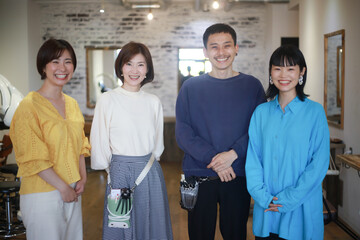
#> input picture face2.jpg, 360 x 240 px, found by its file name
$ python face_mosaic.py
#> lines starting #> are read from the running program, lines starting #| are printed output that depends on the picture; after the words box and inside, x2 and y2 are one past the last pixel; in counts of white or black regions, pixels touching at a corner belong together
import cv2

# カスケード分類器の読み込み
cascade_path = cv2.data.haarcascades + "haarcascade_frontalface_default.xml"
face_cascade = cv2.CascadeClassifier(cascade_path)

# 画像の読み込み
img = cv2.imread("face2.jpg")
#> img is the input picture: shape (240, 360, 3); mean B, G, R 126, 124.1, 119

# グレースケール変換
gray = cv2.cvtColor(img, cv2.COLOR_BGR2GRAY)
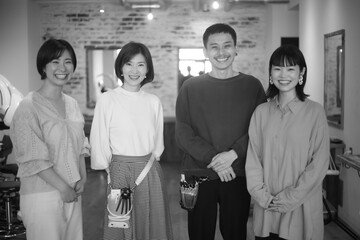
#> gray: shape (240, 360); min 0, max 255, mean 122.8

# 顔検出
faces = face_cascade.detectMultiScale(
    gray,
    scaleFactor=1.05,
    minNeighbors=5,
    minSize=(30, 30)
)
#> faces = [[202, 31, 39, 39], [43, 49, 37, 37], [118, 52, 34, 34], [268, 56, 34, 34]]

# 顔部分にモザイク処理
for (x, y, w, h) in faces:

    # 顔部分を切り出し
    face = img[y:y+h, x:x+w]

    # 縮小
    small = cv2.resize(face, (20, 20))

    # 拡大（モザイク化）
    mosaic = cv2.resize(small, (w, h), interpolation=cv2.INTER_NEAREST)

    # 元画像に戻す
    img[y:y+h, x:x+w] = mosaic
#> this loop made 4 passes
#> pass 1, `small = cv2.resize(face, (20, 20))`:
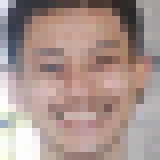
#> small: shape (20, 20, 3) (shown 8 times larger); mean B, G, R 142.1, 148.1, 169.1
#> pass 1, `mosaic = cv2.resize(small, (w, h), interpolation=cv2.INTER_NEAREST)`:
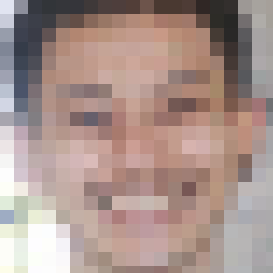
#> mosaic: shape (39, 39, 3) (shown 7 times larger); mean B, G, R 140.8, 147.1, 168.8
#> pass 2, `face = img[y:y+h, x:x+w]`:
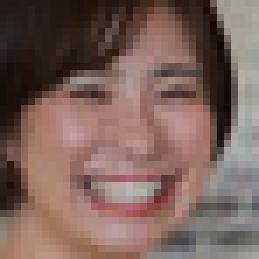
#> face: shape (37, 37, 3) (shown 7 times larger); mean B, G, R 91.8, 98.9, 123.8
#> after the loop:
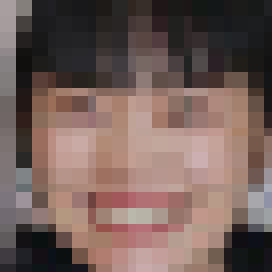
#> face: shape (34, 34, 3) (shown 8 times larger); mean B, G, R 89.8, 95.1, 116.1
#> after the loop:
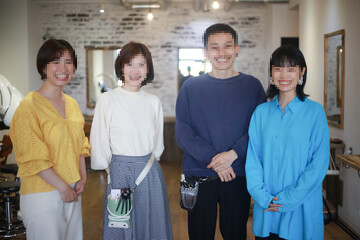
#> img: shape (240, 360, 3); 5.92% of pixels changed, all inside (x1, y1, x2, y2) = (43, 31, 302, 90)
#> after the loop:
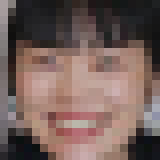
#> small: shape (20, 20, 3) (shown 8 times larger); mean B, G, R 90.5, 95.9, 117.1

# ウィンドウ設定
cv2.namedWindow("Face Mosaic", cv2.WINDOW_NORMAL)
cv2.resizeWindow("Face Mosaic", 550, 400)

# 表示
cv2.imshow("Face Mosaic", img)

print("検出人数:", len(faces))
#| 検出人数: 4

cv2.waitKey(0)
cv2.destroyAllWindows()

$ run again, with face3.jpg copied over face2.jpg
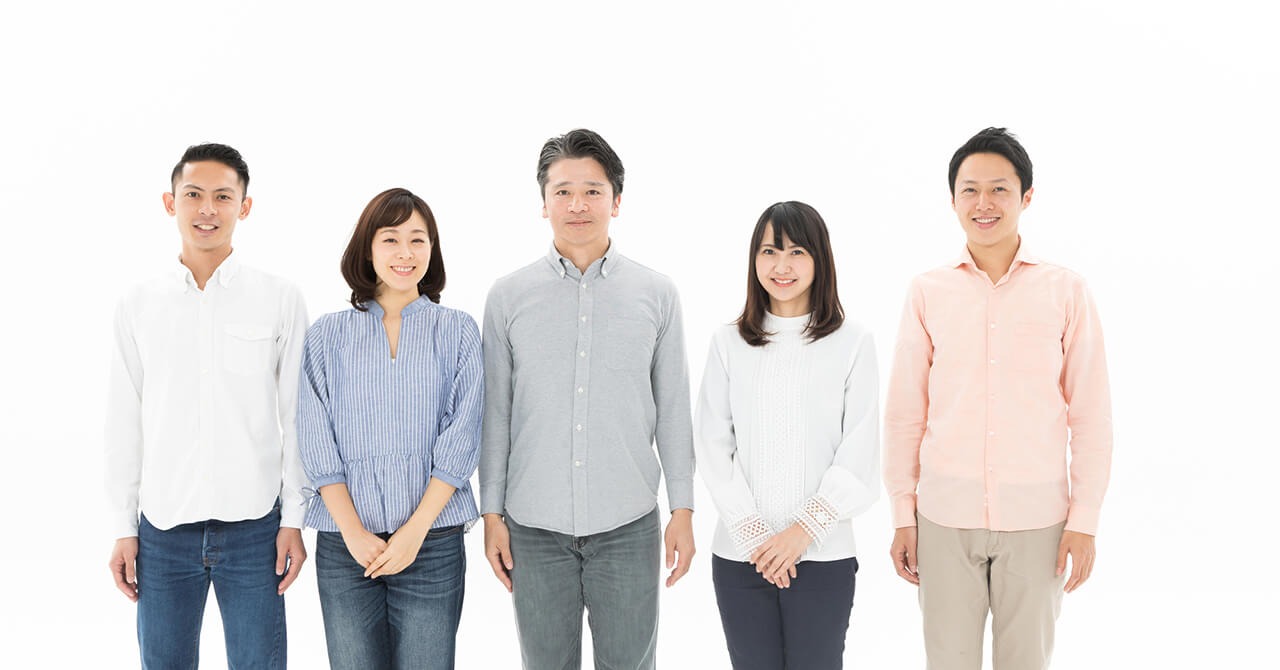
#> input picture face3.jpg, 1280 x 670 px, found by its file name
#> img is the input picture: shape (670, 1280, 3); mean B, G, R 220.4, 220.7, 223.5
#> faces = [[398, 601, 50, 50], [945, 159, 80, 80], [177, 204, 59, 59], [168, 164, 82, 82], [366, 213, 74, 74], [534, 157, 88, 88], [749, 225, 75, 75]]
#> the loop `for (x, y, w, h) in faces:` made 7 passes
#> after the loop `for (x, y, w, h) in faces:`:
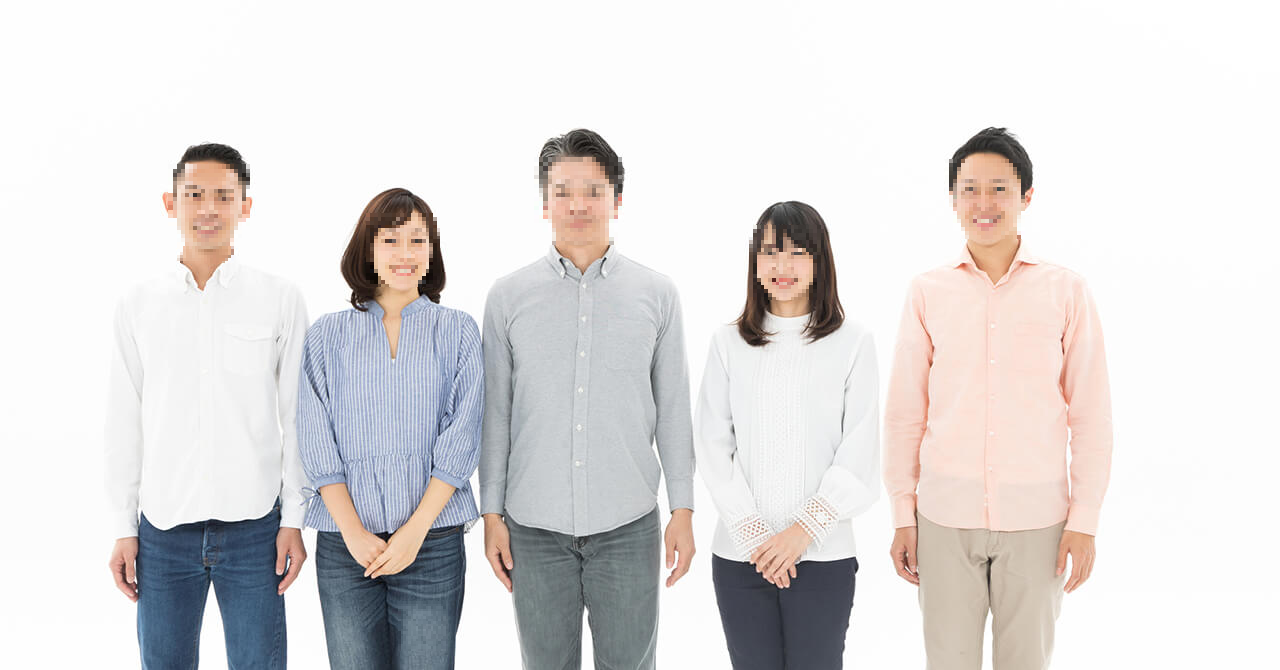
#> img: shape (670, 1280, 3); 3.91% of pixels changed, all inside (x1, y1, x2, y2) = (168, 157, 1025, 651)
#> after the loop `for (x, y, w, h) in faces:`:
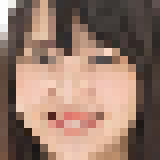
#> small: shape (20, 20, 3) (shown 8 times larger); mean B, G, R 106.5, 120.6, 148.4
#| 検出人数: 7
